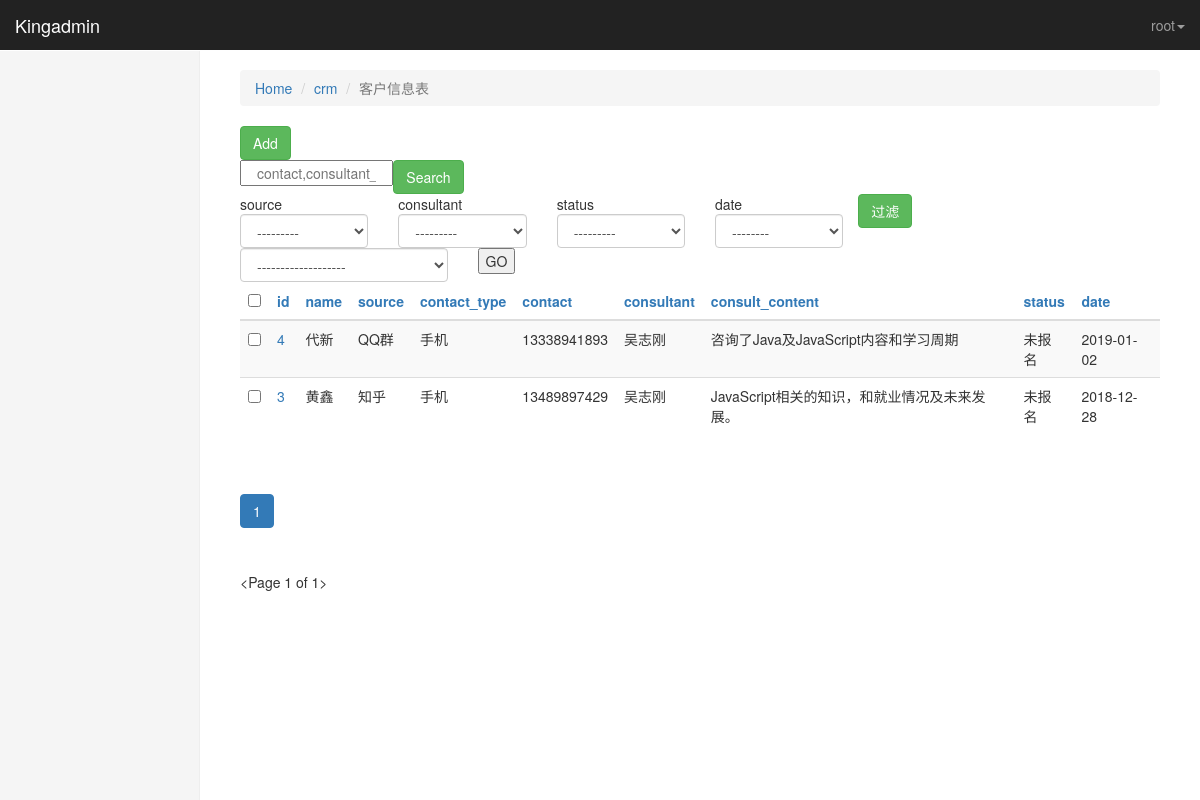
/kingadmin/crm/customerinfo/ (signed in), run on the app's committed database.
### crm/models.py (models this page shows)
class CustomerInfo(models.Model):
    name = models.CharField(max_length=64, default=None)
    contact_type_choices = ((0,'qq'),
                            (1,'微信'),
                            (2,'手机')
                            )
    contact_type = models.SmallIntegerField(choices=contact_type_choices, default=0)
    contact = models.CharField(max_length=64, unique=True)
    source_choices = ((0,'QQ群'),
                      (1,'51CTO'),
                      (2,'百度推广'),
                      (3,'知乎'),
                      (4,'转介绍'),
                      (5,'其它')
                      )
    source = models.SmallIntegerField(choices=source_choices)
    referral_from = models.ForeignKey('self', blank=True, null=True, verbose_name='转介绍', on_delete=models.CASCADE)
    consult_course = models.ManyToManyField('Course', verbose_name='咨询课程')
    consult_content = models.TextField(verbose_name='咨询内容')
    status_choices = ((0,'未报名'),
                      (1,'已报名'),
                      (2,'已退学')
                      )
    status = models.SmallIntegerField(choices=status_choices)
    consultant = models.ForeignKey('Userprofile', verbose_name='课程顾问', on_delete=models.CASCADE)
    date = models.DateField(auto_now_add=True)
    def __str__(self):
        return self.name
    class Meta:
        verbose_name = '客户信息表'
        verbose_name_plural = verbose_name

class Userprofile(models.Model):
    user = models.OneToOneField(User, on_delete=models.CASCADE)
    name = models.CharField(max_length=64, verbose_name="姓名")
    role = models.ManyToManyField("Role", blank=True, null=True)
    def __str__(self):
        return self.name

### kingadmin/views.py (the view, shortened to what this page needs)
# urls.py: url(r'^(\w+)/(\w+)/$', views.table_obj_list, name='table_obj_list'),
@login_required
def table_obj_list(request, app_name, model_name):
    admin_class = site.enabled_admins[app_name][model_name]
    querysets = admin_class.model.objects.all().order_by('-id')
    print("app_name",app_name,"model_name",model_name, "admin_class",admin_class, "querysets",querysets, 'admin_class',admin_class, 'admin_class_actions',admin_class.actions)
    querysets, filter_conditions = get_filter_result(request, querysets)
    admin_class.filter_conditions = filter_conditions
    querysets = get_searched_result(request, querysets, admin_class)
    admin_class.search_key = request.GET.get('_q','')
    querysets, sorted_column = get_orderby_result(request, querysets, admin_class)
    paginator = Paginator(querysets, admin_class.list_per_page)
    page = request.GET.get('_page')
    try:
        querysets = paginator.page(page)
    except PageNotAnInteger:
        querysets = paginator.page(1)
    except EmptyPage:
        querysets = paginator.page(paginator.num_pages)
    print(request.GET)
    return render(request, 'kingadmin/table_obj_list.html', locals())

### kingadmin/templatetags/kingadmin_tags.py (called while the page is built, shortened)
@register.simple_tag #加上这句，就是一个合格的template tags了
def get_model_verbose_name(admin_class):
    return admin_class.model._meta.verbose_name

@register.simple_tag
def build_table_row(obj, admin_class):
    ele = ""
    if admin_class.list_display:
        for index, column_name in enumerate(admin_class.list_display):
            column_obj = admin_class.model._meta.get_field(column_name)
            if column_obj.choices:#get_xxx_display
                column_data = getattr(obj, 'get_%s_display' %column_name)()
            else:
                column_data = getattr(obj, column_name)
            td_ele = "<td>%s</td>" % column_data
            if index == 0:
                td_ele = "<td><a href='%s/change/'>%s</td>"%(obj.id, column_data)
            ele += td_ele
    else:
        td_ele = '<td><a href="%s/change/">%s</td>'%(obj.id, obj)
        ele += td_ele
    return mark_safe(ele)

@register.simple_tag
def get_sorted_column(column, sorted_column, forloop):
    if column in sorted_column:#这一列排序了
        last_sort_index = sorted_column[column]
        if last_sort_index.startswith('-'):
            this_time_sort_index = last_sort_index.strip('-')
        else:
            this_time_sort_index = '-%s' %last_sort_index
        return this_time_sort_index
    else:
        return forloop

@register.simple_tag
def render_filtered_args(admin_class, render_html=True):
    if admin_class.filter_conditions:
        ele = ''
        for k, v in admin_class.filter_conditions.items():
            ele += '&%s=%s' %(k, v)
        if render_html:
            return mark_safe(ele)
        else:
            return ele
    else:
        return ''

@register.simple_tag
def render_sorted_arrow(column, sorted_column):
    return ''

@register.simple_tag
def render_paginator(querysets, admin_class, sorted_column):
    ele ='''<ul class='pagination'>'''
    for i in querysets.paginator.page_range:
        if abs(querysets.number - i) < 2:#设置显示的页数，绝对值小于2代表最多显示3页
            active = ''
            if querysets.number == i: #当前页，设置页码加深颜色
                active = 'active'
            filter_ele = render_filtered_args(admin_class)#进行条件拼接，设置在筛选和排序的基础上进行分页
            sorted_ele = ''
            if sorted_column:
                sorted_ele = '&_o=%s' %list(sorted_column.values())[0]
            p_ele = '''<li class="%s"><a href="?_page=%s%s%s">%s</a></li>''' %(active,i,filter_ele,sorted_ele,i)
            ele += p_ele
    ele += '''</ul>'''
    return  mark_safe(ele)

### kingadmin/templates/kingadmin/table_obj_list.html (shortened to what this page needs)
{% extends 'kingadmin/index.html' %}
{% load kingadmin_tags %}
{% block right-content-container %}
    <ol class="breadcrumb">
        <li><a href="/kingadmin">Home</a></li>
        <li><a href="/kingadmin/{{ app_name }}">{{ app_name }}</a></li>
        <li class="active">{% get_model_verbose_name admin_class %}</li>
    </ol>
    <a class="btn btn-success" href="{% url 'table_obj_add' app_name model_name %}">Add</a>
<div>
    {% if admin_class.search_fields %}
    <form>
        <div class="">
            <input  class='col-md-2' placeholder="{% for s in admin_class.search_fields %}{{ s }},{% endfor %}" name="_q" value="{{ admin_class.search_key }}">
            <input type="submit" class="btn btn-success" value="Search">
        </div>
    </form>
    {% endif %}
    <div class="row">
        {% if admin_class.list_filter %}
            <form>
                {% for filter_column in admin_class.list_filter %}
                    {% build_filter_ele filter_column admin_class %}
                {% endfor %}
                <input class="btn btn-success" type="submit" value="过滤">
            </form>
        {% endif %}
    </div>
    <form onsubmit="return ActionCheck(this)" method="post">{% csrf_token %}
        <div class="row">
            <div class="col-lg-3">
                <select name="action" class="form-control">
                    <option value="">-------------------</option>
                    {% get_distinct_actions_options admin_class as distinct_actions_options %}
                </select>
            </div>
            <div class="col-lg-3">
                <input type="submit" value="GO">
            </div>
        </div>
    </form>
    <table class="table table-striped">
        <thead>
            <tr>
                {% if admin_class.list_display %}
                    <th><input type="checkbox" onclick="SelectAllObjs(this)"></th>
                    {% for column in admin_class.list_display %}
                        <th><a href="?_o={% get_sorted_column column sorted_column forloop.counter0 %}{% render_filtered_args admin_class %}">
                                {{ column }}
                            </a>
                        </th>
                    {% endfor %}
                {% else %}
                    <th>{% get_model_name admin_class %}</th>
                {% endif %}
            </tr>
        </thead>
        <tbody>
            {% for obj in querysets %}
                <tr>
                    <td><input type="checkbox" row-select="true" value="{{ obj.id }}"></td>
                    {% build_table_row obj admin_class %}
                </tr>
            {% endfor %}
        </tbody>
    </table>
    <div class="pagination">
        {% render_paginator querysets admin_class sorted_column %}
    </div>
    <div>{{ querysets }}
    </div>
</div>
{% endblock %}

### kingadmin/templates/kingadmin/index.html (shortened to what this page needs)
{% extends 'base.html' %}
{% block body %}
    <nav class="navbar navbar-inverse navbar-fixed-top">
        <div class="container-fluid">
            <div class="navbar-header">
            <a class="navbar-brand" href="https://v3.bootcss.com/examples/dashboard/#">{% block pro_name%}Kingadmin{% endblock %}</a>
            </div>
            <div id="navbar" class="navbar-collapse collapse">
                <ul class="nav navbar-nav navbar-right">
                    <li class="dropdown">
                    <a href="#" class="dropdown-toggle" data-toggle="dropdown"  aria-expanded="true">{{ request.user }}<span class="caret"></span></a>
                    </li>
                </ul>
            </div>
        </div>
    </nav>
    <div class="container-fluid">
      <div class="row">
        <div class="col-sm-3 col-md-2 sidebar">
        </div>
        <div class="col-sm-9 col-sm-offset-3 col-md-10 col-md-offset-2 main">
            {% block right-content-container %}{% endblock %}
        </div>
      </div>
    </div>
{% endblock %}

### static/css/dashboard.css (style rules this page uses)
body { padding-top: 50px; }
.navbar-fixed-top { border: 0; }
.sidebar { display: none; }
@media (min-width: 768px) { .sidebar { position: fixed; top: 51px; bottom: 0; left: 0; z-index: 1000; display: block; padding: 20px; overflow-x: hidden; overflow-y: auto; background-color: #f5f5f5; border-right: 1px solid #eee; } }
.main { padding: 20px; }
@media (min-width: 768px) { .main { padding-right: 40px; padding-left: 40px; } }

### data on the page
CustomerInfo: id+name+source "4 代新 QQ群 手机 13338941893 吴志刚 咨询了Java及JavaScript内容和学习周期 未报名 2019-01-02"
CustomerInfo: id+name+source "3 黄鑫 知乎 手机 13489897429 吴志刚 JavaScript相关的知识，和就业情况及未来发展。 未报名 2018-12-28"

### other printed values
{{ request.user }} "root"
{{ app_name }} "crm"
{{ column }} "id" "name" "source" "contact_type" "contact" "consultant" "consult_content" "status" "date"
{{ querysets }} "<Page 1 of 1>"
